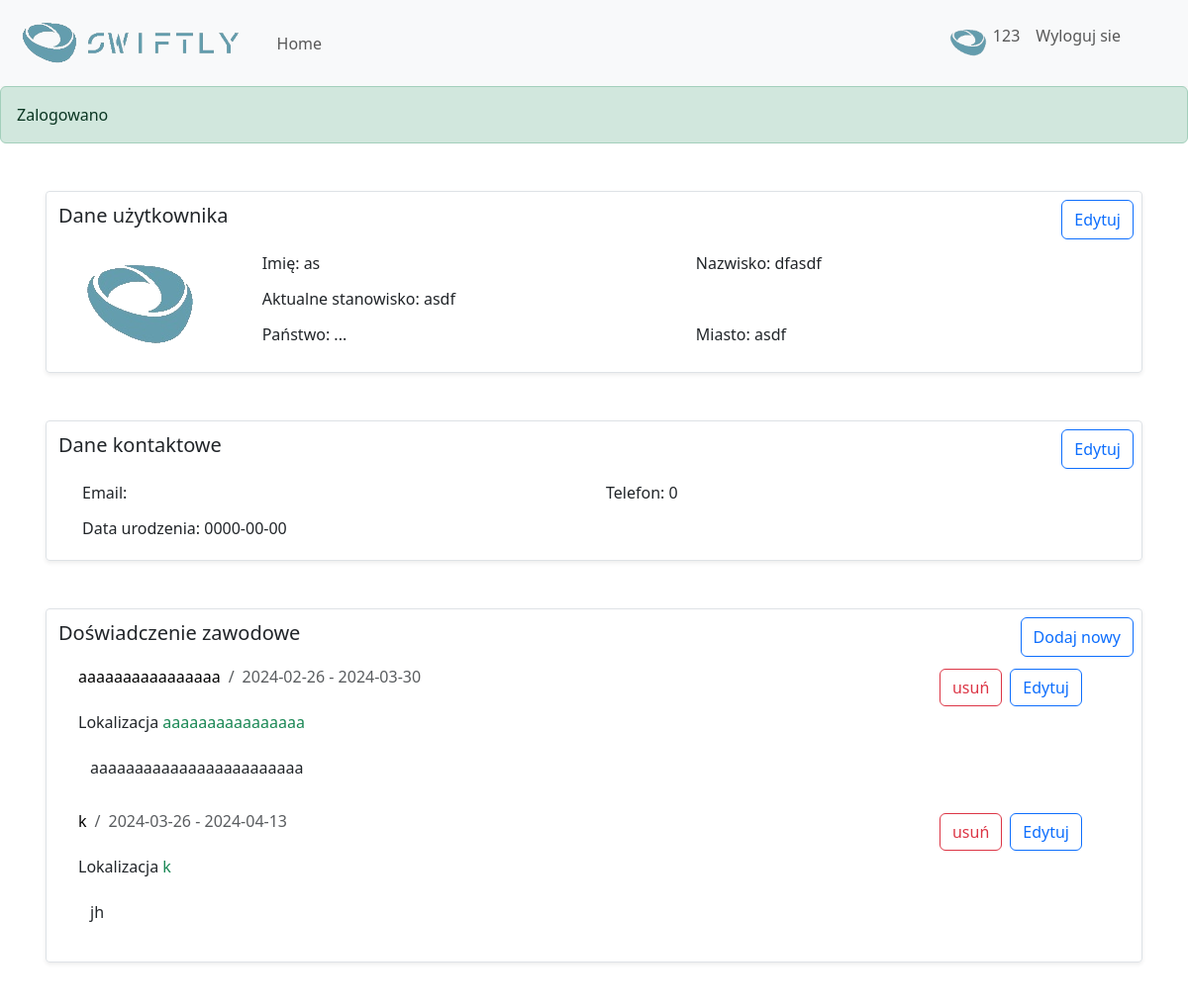
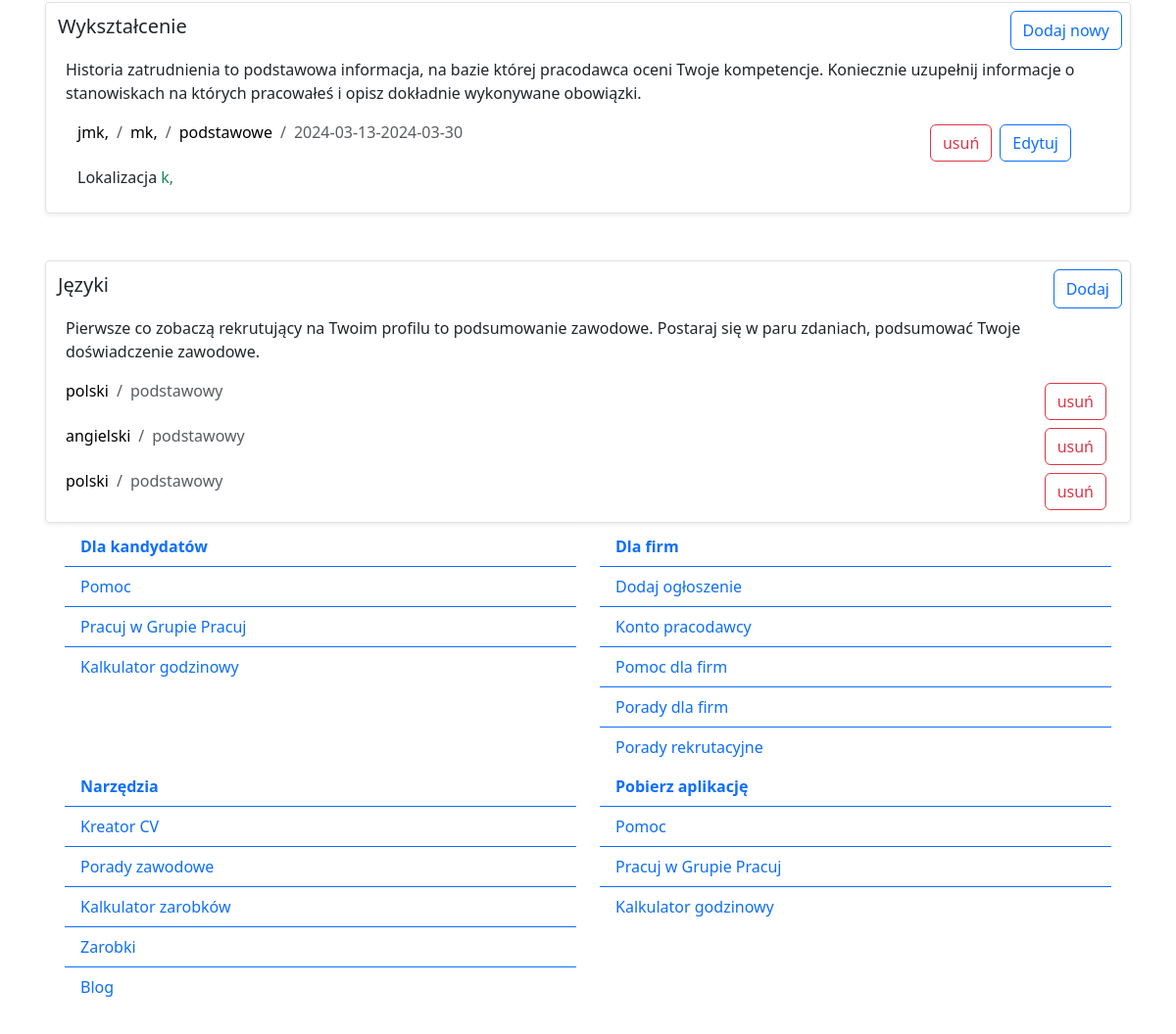
Screenshot of /users/profil (signed in) with the database file from the repository (2 pictures, top to bottom).
### tables this page shows
CREATE TABLE `user_data` (
  `user_data_id` int(10) UNSIGNED NOT NULL,
  `user_id` int(10) UNSIGNED NOT NULL,
  `name` varchar(25) NOT NULL,
  `surname` varchar(25) NOT NULL,
  `birth_date` date NOT NULL,
  `email` varchar(50) NOT NULL,
  `telephone_number` decimal(9,0) NOT NULL,
  `pfp` blob NOT NULL,
  `city` varchar(35) NOT NULL,
  `currnent_occupation` varchar(75) NOT NULL,
  `nationality` varchar(50) NOT NULL
);

CREATE TABLE `user_experience` (
  `experience_id` int(10) UNSIGNED NOT NULL,
  `user_id` int(10) UNSIGNED NOT NULL,
  `position` varchar(75) NOT NULL,
  `company` varchar(50) NOT NULL,
  `localization` varchar(35) NOT NULL,
  `period_start` date NOT NULL,
  `period_end` date NOT NULL,
  `duties` text NOT NULL
);

CREATE TABLE `user_education` (
  `education_id` int(10) UNSIGNED NOT NULL,
  `user_id` int(10) UNSIGNED NOT NULL,
  `school_name` varchar(75) NOT NULL,
  `city` varchar(35) NOT NULL,
  `level` enum('podstawowe','zawodowe','Äąâ€şrednie','licencjat','inÄąÄ˝ynier','magister','doktor','doktor habilitowany','profesor') NOT NULL,
  `specialization` varchar(75) NOT NULL,
  `period_start` date NOT NULL,
  `period_end` date NOT NULL
);

CREATE TABLE `user_language` (
  `language_id` int(11) NOT NULL,
  `language` varchar(35) NOT NULL,
  `level` enum('podstawowy',' Äąâ€şrednio-zaawansowany','zaawansowany','') NOT NULL,
  `user_id` int(10) UNSIGNED NOT NULL
);

### models/user.php (the view, shortened to what the rows shown need)
<?php
    class User extends Model{
        public function getUserData(){
            $this->query("Select * FROM user_data WHERE user_id = :user_id");
            $this->bind(':user_id', $_SESSION['user_data']['id']);
            $row = $this->single();
                if($row){
                    ?>
                    <div class="row m-1">
                        <div class="col-6">
                            <label class="form-label">Imię: <?php echo $row['name'] ?> </label>
                        </div>
                        <div class="col-6">
                            <label class="form-label">Nazwisko: <?php echo $row['surname'] ?></label>
                        </div>
                    </div>
                    <div class="row m-1">
                        <div class=col">
                            <label class="form-label">Aktualne stanowisko: <?php echo $row['currnent_occupation'] ?> </label>
                        </div>
                    </div>
                    <div class="row m-1">
                        <div class="col-6">
                            <label class="form-label">Państwo: <?php echo $row['nationality'] ?> </label>
                        </div>
                        <div class="col-6">
                            <label class="form-label">Miasto: <?php echo $row['city'] ?></label>
                        </div>
                    </div>
                    <?php
            }
            $content = ob_get_contents();
            return $content;
        }
        public function getUserContract(){
            $this->query("Select * FROM user_data WHERE user_id = :user_id");
            $this->bind(':user_id', $_SESSION['user_data']['id']);
            $row = $this->single();
                if($row){
                    echo <<< html
                        <div class="row m-1">
                        <div class="col-lg-6 col-md-12">
                    html;
                    echo '<label class="form-label">Email: '. $row['email'] .' </label>';
                    echo "</div>";
                    echo  '<div class="col-lg-6 col-md-12">';
                    echo '<label class="form-label">Telefon: '.$row['telephone_number'].' </label>';
                    echo <<< html
                        </div>
                        </div>
                        <div class="row m-1">
                        <div class="col">
                    html;
                    echo '<label class="form-label">Data urodzenia: '.$row['birth_date'].' </label>';
                    echo <<< html
                            </div>
                        </div>
                    html;
            }
            $content = ob_get_contents();
            return $content;
        }
        public function getUserExperienceWorksView($data){
            $experienceId = $data['experience_id'];
            ?>
            <div class="col">
                <div class="container">
                    <div class='row MyUncollapse' id='ExperienceWork_Information_<?php echo $experienceId; ?>'>
                        <div class="row d-flex">
                            <div class="col-10">
                                <nav aria-label="breadcrumb d-flex">
                                    <ol class="breadcrumb">
                                        <li class='breadcrumb-item '><a class="text-decoration-none text-black"><?php echo $data['position']; ?></a></li>
                                        <li class='breadcrumb-item active' aria-current='page'><?php echo $data['period_start'] . " - " . $data['period_end']; ?></li>
                                    </ol>
                                </nav>
                            </div>
                            <div class="col-2 d-flex justify-content-end">
                                <form method='post' action ='<?php echo ROOT_URL; ?>users/deleteExperienceWork'>
                                    <button type='submit' class="btn btn-outline-danger m-1">usuń</button>
                                </form>
                                <button type="button" class="btn btn-outline-primary m-1" onclick="Btn_Add('ExperienceWork_Information_<?php echo $experienceId; ?>', 'ExperienceWork_UpdateForm_<?php echo $experienceId; ?>')">Edytuj</button>
                            </div>
                        </div>
                        <div class='col-12'>
                            <p>Lokalizacja <span class='text-success'><?php echo $data['localization']; ?></span></p>
                            <textarea class='form-control bg-transparent border-0' placeholder='Leave a comment here' disabled><?php echo $data['duties']; ?></textarea>
                        </div>
                    </div>
                </div>
            </div>
            <?php
            $content = ob_get_contents();
            return $content;
        }
        public function getUserExperienceWorks(){
            $this->query("Select * FROM user_experience WHERE user_id = :user_id");
            $this->bind(':user_id', $_SESSION['user_data']['id']);
            $result = $this->resultSet();
            $data = [];
            foreach($result as $row){
                if($row){
                    $experienceWork = [
                    "experience_id" => $row['experience_id'],
                    "position" => $row['position'],
                    "localization" => $row['localization'],
                    "company" => $row['company'],
                    "period_start" => $row['period_start'],
                    "period_end" => $row['period_end'],
                    "duties" => $row['duties']
                    ];
                    array_push($data, $this->getUserExperienceWorksView($experienceWork));
                }
            }
            return $data;
        }
        public function getUserEducations(){
            $this->query("SELECT * FROM `user_education` WHERE user_id = :user_id");
            $this->bind(':user_id', $_SESSION['user_data']['id']);
            $result = $this->resultSet();
            $data = [];
            foreach($result as $row){
                if($row){
                    $education = [
                    "education_id" => $row['education_id'],
                    "school_name" => $row['school_name'],
                    "city" => $row['city'],
                    "level" => $row['level'],
                    "specialization" => $row['specialization'],
                    "period_start" => $row['period_start'],
                    "period_end" => $row['period_end'],
                    ];
                    array_push($data, $this->getUserEducationView($education));
                }
            }
            return $data;
        }
        public function getUserEducationView($data){
            ?>
            <div class="col">
                    <div class="container">
                        <div class="row MyUncollapse" id="Experience_Iformation_<?php echo $data["education_id"]?>">
                            <div class="row d-flex">
                                <div class="col-5">
                                    <nav aria-label="breadcrumb d-flex">
                                        <ol class="breadcrumb">
                                            <li class="breadcrumb-item"><a class="text-decoration-none text-black"><?php echo $data["school_name"] ?></a></li>
                                            <li class="breadcrumb-item"><a class="text-decoration-none text-black"><?php echo $data["specialization"] ?></a></li>
                                            <li class="breadcrumb-item"><a class="text-decoration-none text-black"><?php echo $data["level"] ?></a></li>
                                            <li class="breadcrumb-item active" aria-current="page"><?php echo $data["period_start"]."-".$data["period_end"]?></li>
                                        </ol>
                                    </nav>
                                </div>
                                <div class="col-7 d-flex justify-content-end">
                                    <form method="post" action="<?php echo ROOT_URL ?>users/deleteUserEducation">
                                        <button type="submit" class="btn btn-outline-danger m-1">usuń</button>
                                    </form>
                                    <button type="button" class="btn btn-outline-primary m-1" onclick="Btn_Add('Experience_Iformation_<?php echo $data['education_id']?>','Experience_UpdateForm_<?php echo $data['education_id']?>')">Edytuj</button>
                                </div>
                            </div>
                            <div class="col-5">
                                <p>Lokalizacja <span class="text-success"><?php echo $data["city"] ?></span> </p>
                            </div>
                        </div>
                    </div>
                </div>
            <?php
            $content = ob_get_contents();
            return $content;
        }
        public function getUserLanguages(){
            $this->query("Select * FROM user_language WHERE user_id = :user_id");
            $this->bind(':user_id', $_SESSION['user_data']['id']);
            $result = $this->resultSet();
            $data = [];
            foreach($result as $row){
                if($row){
                    $language = [
                    "language_id" => $row['language_id'],
                    "language" => $row['language'],
                    "level" => $row['level'],
                    ];
                    array_push($data, $this->getUserLanguagesViews($language));
                }
            }
            return $data;
        }
        public function getUserLanguagesViews($data){
            ?>
                 <div class="row d-flex">
                    <div class="col-10">
                        <nav aria-label="breadcrumb d-flex">
                            <ol class="breadcrumb">
                                <li class='breadcrumb-item'><a class="text-decoration-none text-black"><?php echo $data['language']; ?></a></li>
                                <li class='breadcrumb-item active' aria-current='page'><?php echo $data['level']; ?></li>
                            </ol>
                        </nav>
                    </div>
                    <div class="col-2 d-flex justify-content-end">
                        <form method='post' action ='<?php echo ROOT_URL; ?>users/deleteUserLanguage'>
                            <button type='submit' class="btn btn-outline-danger m-1">usuń</button>
                        </form>
                    </div>
                </div>
            <?php
            $content = ob_get_contents();
            return $content;
        }
    }
?>

### views/users/profil.php (shortened to what the rows shown need)
<div class="container mt-5 mb-5">
    <div class=" border p-1 rounded-1 m-1 shadow-sm">
        <div class="row">
            <div class="col-6">
                <h1 class="d-flex p-2 fs-5">Dane użytkownika </h1>
            </div>
        </div>
        <div class="row m-1">
            <div class="col-lg-10 col-md-9">
                <div class="MyUncollapse" id="UserDataInformations">
                    <?php echo $model['userData'];  ?>
                </div>
            </div>
        </div>
    </div>
    <div class=" border p-1 rounded-1 m-1 mt-5 shadow-sm">
        <div class="row">
            <div class="col-6">
                <h1 class="d-flex p-2 fs-5">Dane kontaktowe </h1>
            </div>
        </div>
        <div class="row m-1">
            <div class="col">
                <div class="col">
                    <div class="MyUncollapse" id="UserContact_Informations">
                        <?php echo $model['userContract']; ?>
                    </div>
                </div>
            </div>
        </div>
    </div>
    <div class=" border p-1 rounded-1 m-1 mt-5 shadow-sm">
        <div class="row">
            <div class="col-6">
                <h1 class="d-flex p-2 fs-5">Doświadczenie zawodowe </h1>
            </div>
        </div>
        <div class="row m-1">
            <div class="col">
                <?php
                foreach ($model['userExperience'] as $content ) {
                    echo $content;
                }
                 ?>
            </div>
        </div>
    </div>
    <div class=" border p-1 rounded-1 m-1 mt-5 shadow-sm">
        <div class="row">
            <div class="col-6">
                <h1 class="d-flex p-2 fs-5">Wykształcenie</h1>
            </div>
        </div>
        <div class="row m-1">
            <div class="col">
                <?php
                    foreach ($model['userEducation'] as $content ) {
                        echo $content;
                    }
                ?>
            </div>
        </div>
    </div>
    <div class=" border p-1 rounded-1 m-1 mt-5 shadow-sm">
            <div class="row">
                <div class="col-2">
                    <h1 class="d-flex p-2 fs-5">Języki</h1>
                </div>
            </div>
            <div class="row m-1">
                <div class="col">
                    <div class="col">
                        <?php
                            foreach ($model['userLanguage'] as $content ) {
                                echo $content;
                            }
                        ?>
                    </div>
                </div>
            </div>
        </div>
</div>

### rows the page displays
user_data: name "as", surname "dfasdf", currnent_occupation "asdf", nationality "...", city "asdf", telephone_number "0", birth_date "0000-00-00"
user_experience: position "aaaaaaaaaaaaaaaa", period_start "2024-02-26", period_end "2024-03-30", localization "aaaaaaaaaaaaaaaa", duties "aaaaaaaaaaaaaaaaaaaaaaaa"
user_experience: position "k", period_start "2024-03-26", period_end "2024-04-13", localization "k", duties "jh"
user_education: school_name "jmk,", specialization "mk,", level "podstawowe", period_start "2024-03-13", period_end "2024-03-30", city "k,"
user_language: language "polski", level "podstawowy"
user_language: language "angielski", level "podstawowy"
user_language: language "polski", level "podstawowy"

### other values shown
$_SESSION["user_data"]["login"] "123"
$_SESSION['successMsg'] "Zalogowano"
